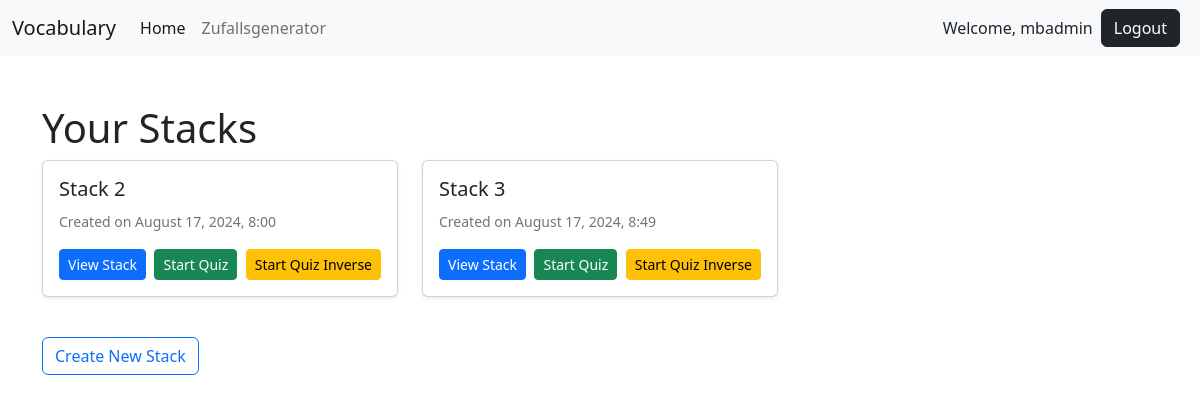
Before: / (signed in) with the older database file.
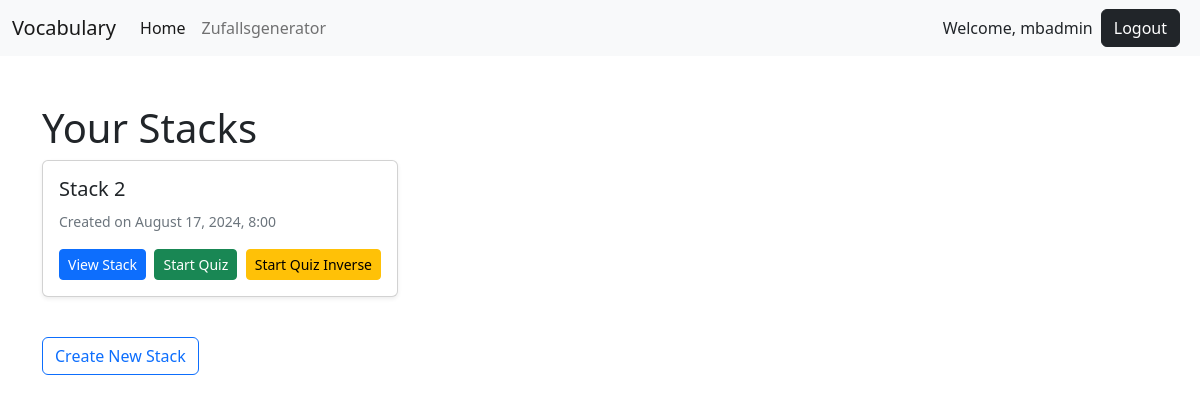
After: the same page with the newer database file.
### vocab/models.py (models this page shows, shortened)
class Stack(models.Model):
    name = models.CharField(max_length=255)
    user = models.ForeignKey(User, on_delete=models.CASCADE)
    created_at = models.DateTimeField(auto_now_add=True)  # Timestamp field
    last_quiz_timestamp = models.DateTimeField(null=True, blank=True)  # Add this field

### vocab/views.py (the view)
# urls.py: 2. Add a URL to urlpatterns:  path('', views.home, name='home')
@login_required
def home(request):
    stacks = Stack.objects.filter(user=request.user)
    return render(request, 'vocab/home.html', {'stacks': stacks})

### vocab/templates/vocab/home.html (shortened to what this page needs)
{% extends 'profiles/base.html' %}
{% block content %}
<div class="container mt-5">
    <h1>Your Stacks</h1>
    <div class="row">
        {% for stack in stacks %}
        <div class="col-md-4">
            <div class="card mb-4 shadow-sm">
                <div class="card-body">
                    <h5 class="card-title">{{ stack.name }}</h5>
                    <p class="card-text">
                        <small class="text-muted">
                            Created on {{ stack.created_at|date:"F j, Y, g:i" }}
                        </small>
                    </p>
                    <div class="d-flex justify-content-between align-items-center">
                        <a href="{% url 'vocab:stack_detail' stack.id %}" class="btn btn-primary btn-sm">View Stack</a>
                        <a href="{% url 'vocab:quiz' stack.id %}" class="btn btn-success btn-sm">Start Quiz</a>
                        <a href="{% url 'vocab:quiz' stack.id %}?inverse=1" class="btn btn-warning btn-sm">Start Quiz Inverse</a>
                    </div>
                </div>
            </div>
        </div>
        {% endfor %}
    </div>
    <a href="{% url 'vocab:create_stack' %}" class="btn btn-outline-primary mt-3">Create New Stack</a>
</div>
{% endblock %}

Changed rows visible on the page:
removed Stack: name "Stack 3", created_at "August 17, 2024, 8:49"
